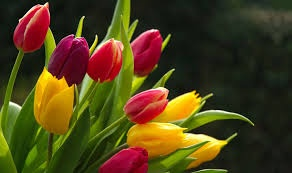
#> input picture color.separation/images.jpeg, 292 x 173 px
$ python colorsep.py
#> lines starting #> are read from the running program, lines starting #| are printed output that depends on the picture
#! /usr/bin/python

import matplotlib.pyplot as plt
import numpy as np

# read the image.
x = plt.imread("./images.jpeg")
#> x is the input picture: shape (173, 292, 3); mean R, G, B 78.5, 64.3, 24.9
print (x.shape)
#| (173, 292, 3)
# rows * columns * 3 bytes for each pixcel RGB

# create 3 copies of the image -- xr=x will create a referece not a copy!
xr= np.copy(x)
xg= np.copy(x)
xb= np.copy(x)

xr_= np.copy(x)
xg_= np.copy(x)
xb_= np.copy(x)


# set zeros in Grean and Blue
xr[:,:,1:]=0
xr_[:,:,0]=0

# set zeros in Red and Blue
xg[:,:,0]=0
xg[:,:,2]=0
xg_[:,:,1]=0
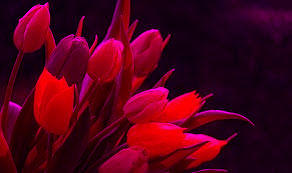
#> xg_: shape (173, 292, 3); mean R, G, B 78.5, 0, 24.9

# set zeros in Red and Grean
xb[:,:,0]=0
xb[:,:,1]=0
xb_[:,:,2]=0

plt.imsave("./red.jpeg",    xr)
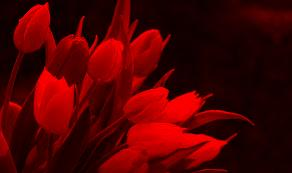
#> saved as red.jpeg: shape (173, 292, 3); mean R, G, B 78, 1.4, 1.8
plt.imsave("./_red.jpeg",   xr_)
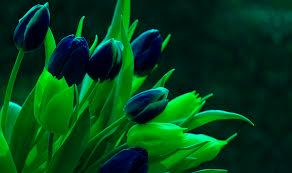
#> saved as _red.jpeg: shape (173, 292, 3); mean R, G, B 3.1, 64.3, 25.3
plt.imsave("./green.jpeg",  xg)
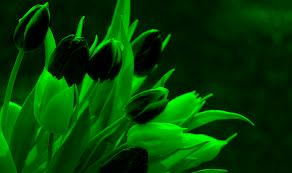
#> saved as green.jpeg: shape (173, 292, 3); mean R, G, B 2.7, 64.3, 2.8
plt.imsave("./_green.jpeg", xg_)
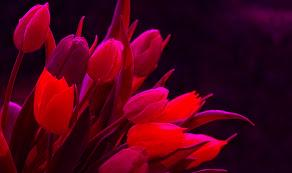
#> saved as _green.jpeg: shape (173, 292, 3); mean R, G, B 78.4, 1.7, 25
plt.imsave("./blue.jpeg",   xb)
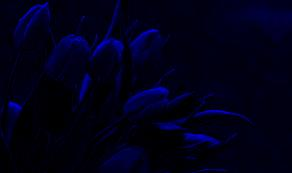
#> saved as blue.jpeg: shape (173, 292, 3); mean R, G, B 0.8, 0.5, 24.5
plt.imsave("./_blue.jpeg",  xb_)
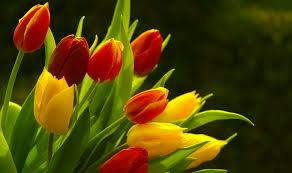
#> saved as _blue.jpeg: shape (173, 292, 3); mean R, G, B 78.4, 64.3, 4
